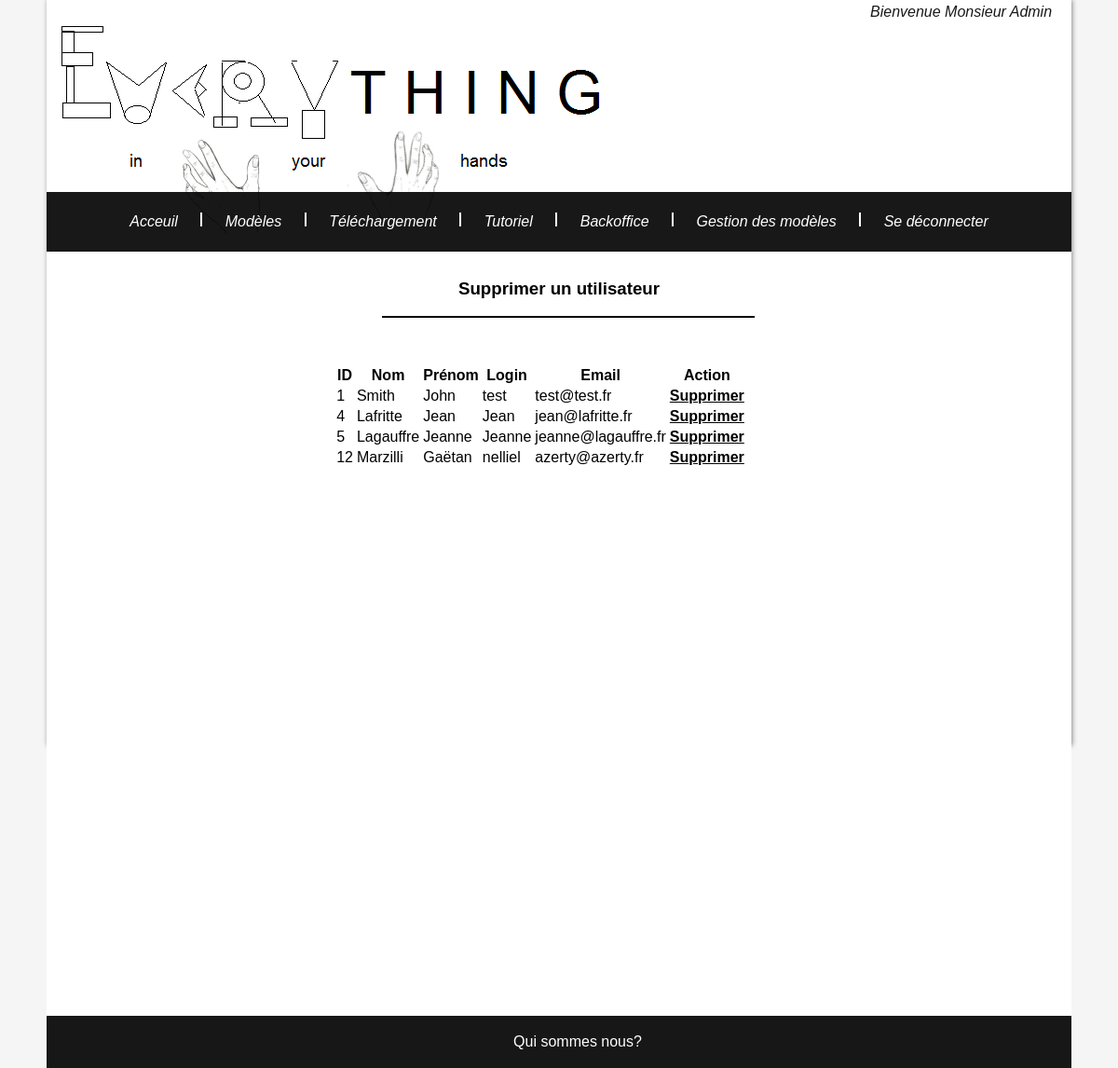
The app's page /Maquette/backoffice.php (signed in) with its own data.
### tables this page shows
CREATE TABLE IF NOT EXISTS `inscrit` (
  `id_inscrit` int(5) NOT NULL AUTO_INCREMENT,
  `pseudo_inscrit` varchar(30) NOT NULL,
  `prenom_inscrit` varchar(30) NOT NULL,
  `nom_inscrit` varchar(30) NOT NULL,
  `mail_inscrit` varchar(30) NOT NULL,
  `mdp_inscrit` varchar(30) NOT NULL,
  `type_compte` tinyint(1) NOT NULL,
  PRIMARY KEY (`id_inscrit`)
);

### Maquette/fragments/traitements/db.php (called while the page is built, shortened)
<?php
function requete($requete, $select = false){
	$server = 'mysql:host=localhost';
	$bdd = 'dbname=everything';
	$user= 'everything';
	$mdp= 'secret';
	$pdo = new PDO($server.';'.$bdd, $user, $mdp);
	$pdo->query("SET CHARACTER SET utf8");
	if($select == true){
		$result = $pdo->query($requete);
		$result = $result->fetchAll();
	}else{
		$result = $pdo->exec($requete);
	}
	return $result;
}
?>

### Maquette/fragments/traitements/inscrit.php (called while the page is built, shortened)
<?php
require_once 'db.php';
function showUsers(){
    return requete("select * from inscrit where type_compte = 1", true);
}
?>

### Maquette/backoffice.php (the view, shortened to what this page needs)
<?php
include ($_SERVER['DOCUMENT_ROOT'] . '/Maquette/fragments/shared/header.php');
require_once 'fragments/traitements/db.php';
require_once 'fragments/traitements/inscrit.php';
?>
<h3 align="center">Supprimer un utilisateur</h3>
<div id="split_page_2"></div>
<div id="corp_validation">
    <div id="text_validation">
			<table align="center">
			    <tr>
			        <th>ID</th>
			        <th>Nom</th>
			        <th>Prénom</th>
			        <th>Login</th>
			        <th>Email</th>
			        <th>Action</th>
			    </tr>
			<?php
			$inscrits = showUsers();
			    foreach ($inscrits as $modele) {
			?>
			    <tr>
				<td><?=$modele['id_inscrit'] ?></td>
				<td><?=$modele['nom_inscrit'] ?></td>
				<td><?=$modele['prenom_inscrit'] ?></td>
				<td><?=$modele['pseudo_inscrit'] ?></td>
				<td><?=$modele['mail_inscrit'] ?></td>
				<td><a style="color: black; font-weight: bold; text-decoration: underline;" href="fragments/traitements/bo_suppr_inscrit.php?id=<?php echo $modele['id_inscrit'] ?>">Supprimer</a></td>
			    </tr>
			<?php
			    }
			?>
			</table>
	</div>
</div>
<?php
include ($_SERVER['DOCUMENT_ROOT'] . '/Maquette/fragments/shared/footer.php');
?>

### Maquette/res/style.css (style rules this page uses)
body, html { padding:0; margin:0; height: 100%; width:100%; font-family: sans-serif; background-color: whitesmoke; }
a { text-decoration: none;color:bi; }
#split_page_2 { background-color: black; height: 2px; width: 400px; margin-left:350px; margin-bottom: 10px; margin-top: 10px; }
#corp_validation { width: 50%; margin-left: 250px; margin-right: 20px; margin-top: 50px; margin-bottom: 20px; }
#text_validation { position : static; color : black; margin-left: 20px; margin-right: 20px; margin-top: 20px; margin-bottom: 10px; }

### records on screen
inscrit: id_inscrit "1", nom_inscrit "Smith", prenom_inscrit "John", pseudo_inscrit "test", mail_inscrit "test@test.fr"
inscrit: id_inscrit "4", nom_inscrit "Lafritte", prenom_inscrit "Jean", pseudo_inscrit "Jean", mail_inscrit "jean@lafritte.fr"
inscrit: id_inscrit "5", nom_inscrit "Lagauffre", prenom_inscrit "Jeanne", pseudo_inscrit "Jeanne", mail_inscrit "jeanne@lagauffre.fr"
inscrit: id_inscrit "12", nom_inscrit "Marzilli", prenom_inscrit "Gaëtan", pseudo_inscrit "nelliel", mail_inscrit "azerty@azerty.fr"

### other values on screen
$_SESSION['prenom'] "Monsieur"
$_SESSION['nom'] "Admin"
